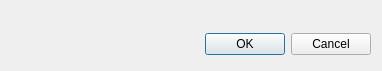
<?xml version="1.0" encoding="UTF-8"?>
<ui version="4.0">
 <class>ParamsConfig</class>
 <widget class="QDialog" name="ParamsConfig">
  <property name="windowModality">
   <enum>Qt::ApplicationModal</enum>
  </property>
  <property name="geometry">
   <rect>
    <x>0</x>
    <y>0</y>
    <width>382</width>
    <height>71</height>
   </rect>
  </property>
  <property name="sizePolicy">
   <sizepolicy hsizetype="Minimum" vsizetype="Minimum">
    <horstretch>0</horstretch>
    <verstretch>0</verstretch>
   </sizepolicy>
  </property>
  <property name="minimumSize">
   <size>
    <width>200</width>
    <height>60</height>
   </size>
  </property>
  <property name="contextMenuPolicy">
   <enum>Qt::NoContextMenu</enum>
  </property>
  <property name="windowTitle">
   <string>Dialog</string>
  </property>
  <property name="locale">
   <locale language="English" country="UnitedStates"/>
  </property>
  <property name="modal">
   <bool>true</bool>
  </property>
  <layout class="QVBoxLayout" name="verticalLayout">
   <item>
    <layout class="QFormLayout" name="MainLayout"/>
   </item>
   <item>
    <spacer name="verticalSpacer_0">
     <property name="orientation">
      <enum>Qt::Vertical</enum>
     </property>
     <property name="sizeType">
      <enum>QSizePolicy::MinimumExpanding</enum>
     </property>
     <property name="sizeHint" stdset="0">
      <size>
       <width>20</width>
       <height>6</height>
      </size>
     </property>
    </spacer>
   </item>
   <item>
    <layout class="QHBoxLayout" name="horizontalLayoutButtons">
     <property name="spacing">
      <number>6</number>
     </property>
     <property name="leftMargin">
      <number>0</number>
     </property>
     <property name="topMargin">
      <number>0</number>
     </property>
     <property name="rightMargin">
      <number>0</number>
     </property>
     <property name="bottomMargin">
      <number>0</number>
     </property>
     <item>
      <spacer name="horizontalSpacer_0">
       <property name="orientation">
        <enum>Qt::Horizontal</enum>
       </property>
       <property name="sizeType">
        <enum>QSizePolicy::MinimumExpanding</enum>
       </property>
       <property name="sizeHint" stdset="0">
        <size>
         <width>200</width>
         <height>31</height>
        </size>
       </property>
      </spacer>
     </item>
     <item>
      <widget class="QPushButton" name="okButton">
       <property name="text">
        <string>OK</string>
       </property>
      </widget>
     </item>
     <item>
      <widget class="QPushButton" name="cancelButton">
       <property name="text">
        <string>Cancel</string>
       </property>
      </widget>
     </item>
    </layout>
   </item>
  </layout>
 </widget>
 <resources/>
 <connections>
  <connection>
   <sender>okButton</sender>
   <signal>clicked()</signal>
   <receiver>ParamsConfig</receiver>
   <slot>accept()</slot>
   <hints>
    <hint type="sourcelabel">
     <x>278</x>
     <y>253</y>
    </hint>
    <hint type="destinationlabel">
     <x>96</x>
     <y>254</y>
    </hint>
   </hints>
  </connection>
  <connection>
   <sender>cancelButton</sender>
   <signal>clicked()</signal>
   <receiver>ParamsConfig</receiver>
   <slot>reject()</slot>
   <hints>
    <hint type="sourcelabel">
     <x>369</x>
     <y>253</y>
    </hint>
    <hint type="destinationlabel">
     <x>179</x>
     <y>282</y>
    </hint>
   </hints>
  </connection>
 </connections>
</ui>
